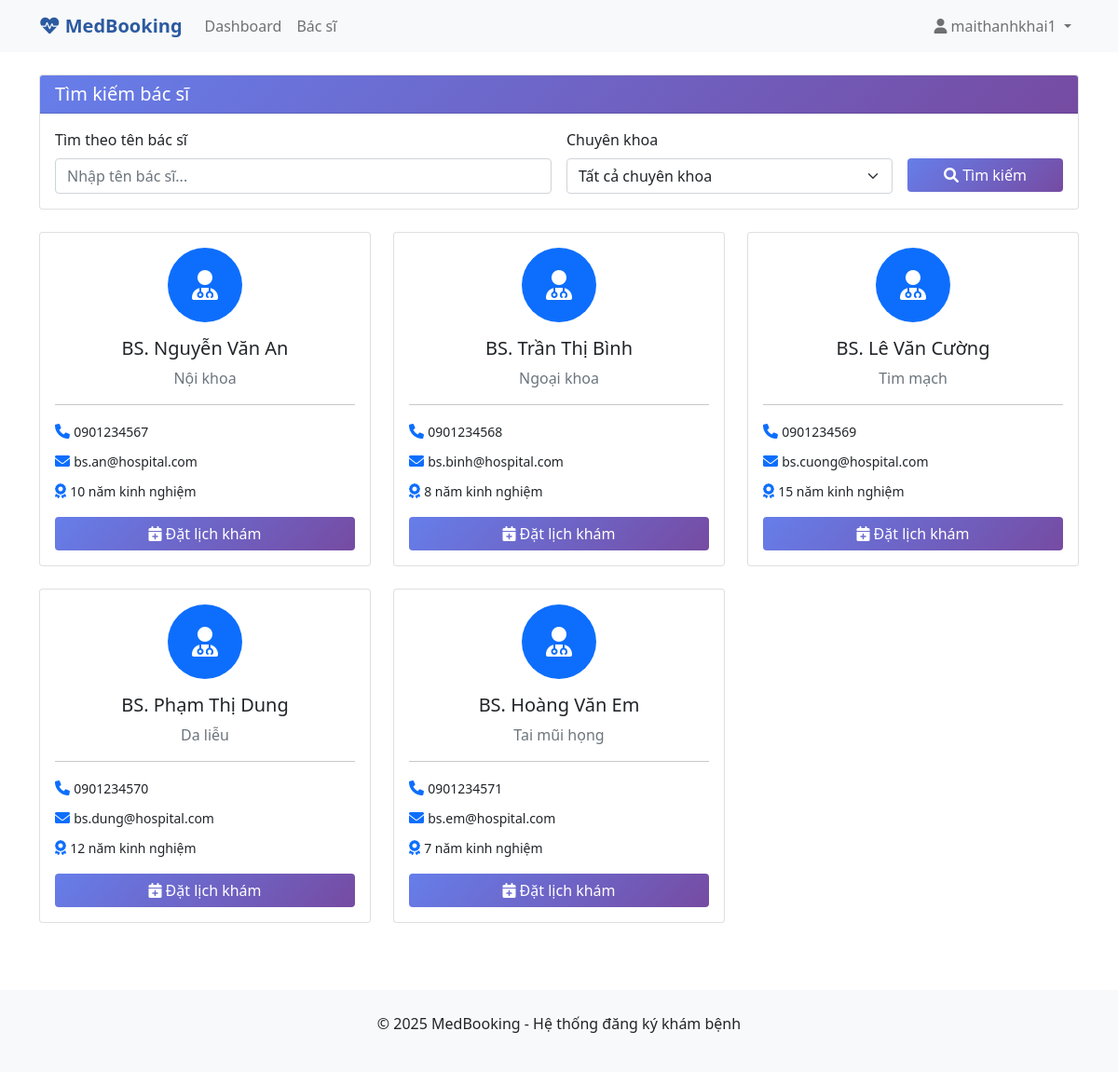
Screenshot of /user/doctors (signed in) with the database file from the repository.
### app/models.py (models this page shows)
class Doctor(db.Model):
    id = db.Column(db.Integer, primary_key=True)
    name = db.Column(db.String(100), nullable=False)
    specialty = db.Column(db.String(100), nullable=False)
    phone = db.Column(db.String(20), nullable=False)
    email = db.Column(db.String(120), nullable=False)
    experience = db.Column(db.Integer, nullable=False)  # years of experience
    appointments = db.relationship('Appointment', backref='doctor', lazy=True)

### app/user/routes.py (the view)
@user_bp.route('/doctors')
def doctors():
    if 'user_id' not in session:
        return redirect(url_for('auth.login'))
    search = request.args.get('search', '')
    specialty_filter = request.args.get('specialty', '')
    query = Doctor.query
    if search:
        query = query.filter(Doctor.name.contains(search))
    if specialty_filter:
        query = query.filter(Doctor.specialty == specialty_filter)
    doctors = query.all()
    specialties = db.session.query(Doctor.specialty).distinct().all()
    specialties = [s[0] for s in specialties]
    return render_template('user/doctors.html', doctors=doctors, specialties=specialties,
                         search=search, specialty_filter=specialty_filter)

### app/templates/user/doctors.html (shortened to what this page needs)
{% extends "base.html" %}
{% block content %}
<div class="row mb-4">
    <div class="col-md-12">
        <div class="card">
            <div class="card-header">
                <h5 class="mb-0">Tìm kiếm bác sĩ</h5>
            </div>
            <div class="card-body">
                <form method="GET" class="row g-3">
                    <div class="col-md-6">
                        <label for="search" class="form-label">Tìm theo tên bác sĩ</label>
                        <input type="text" class="form-control" id="search" name="search"
                               value="{{ search }}" placeholder="Nhập tên bác sĩ...">
                    </div>
                    <div class="col-md-4">
                        <label for="specialty" class="form-label">Chuyên khoa</label>
                        <select class="form-select" id="specialty" name="specialty">
                            <option value="">Tất cả chuyên khoa</option>
                        </select>
                    </div>
                    <div class="col-md-2">
                        <label class="form-label">&nbsp;</label>
                        <div>
                            <button type="submit" class="btn btn-medical w-100">
                                <i class="fas fa-search"></i> Tìm kiếm
                            </button>
                        </div>
                    </div>
                </form>
            </div>
        </div>
    </div>
</div>
<div class="row">
    {% if doctors %}
        {% for doctor in doctors %}
        <div class="col-md-6 col-lg-4 mb-4">
            <div class="card doctor-card h-100">
                <div class="card-body">
                    <div class="text-center mb-3">
                        <div class="bg-primary rounded-circle d-inline-flex align-items-center justify-content-center"
                             style="width: 80px; height: 80px;">
                            <i class="fas fa-user-md fa-2x text-white"></i>
                        </div>
                    </div>
                    <h5 class="card-title text-center">{{ doctor.name }}</h5>
                    <p class="text-center text-muted">{{ doctor.specialty }}</p>
                    <hr>
                    <p class="mb-2">
                        <i class="fas fa-phone text-primary"></i>
                        <small>{{ doctor.phone }}</small>
                    </p>
                    <p class="mb-2">
                        <i class="fas fa-envelope text-primary"></i>
                        <small>{{ doctor.email }}</small>
                    </p>
                    <p class="mb-3">
                        <i class="fas fa-award text-primary"></i>
                        <small>{{ doctor.experience }} năm kinh nghiệm</small>
                    </p>
                    <div class="text-center">
                        <a href="{{ url_for('user.book_appointment', doctor_id=doctor.id) }}"
                           class="btn btn-medical w-100">
                            <i class="fas fa-calendar-plus"></i> Đặt lịch khám
                        </a>
                    </div>
                </div>
            </div>
        </div>
        {% endfor %}
    {% endif %}
</div>
{% endblock %}

### app/templates/base.html (style rules this page uses)
.card-header { background: linear-gradient(135deg, #667eea 0%, #764ba2 100%); color: white; }
.btn-medical { background: linear-gradient(135deg, #667eea 0%, #764ba2 100%); border: none; color: white; }
.doctor-card { transition: transform 0.2s; }

### rows the page displays
Doctor: name "BS. Nguyễn Văn An", specialty "Nội khoa", phone "0901234567", email "bs.an@hospital.com", experience "10"
Doctor: name "BS. Trần Thị Bình", specialty "Ngoại khoa", phone "0901234568", email "bs.binh@hospital.com", experience "8"
Doctor: name "BS. Lê Văn Cường", specialty "Tim mạch", phone "0901234569", email "bs.cuong@hospital.com", experience "15"
Doctor: name "BS. Phạm Thị Dung", specialty "Da liễu", phone "0901234570", email "bs.dung@hospital.com", experience "12"
Doctor: name "BS. Hoàng Văn Em", specialty "Tai mũi họng", phone "0901234571", email "bs.em@hospital.com", experience "7"

### other values shown
{{ session.username }} "maithanhkhai1"
